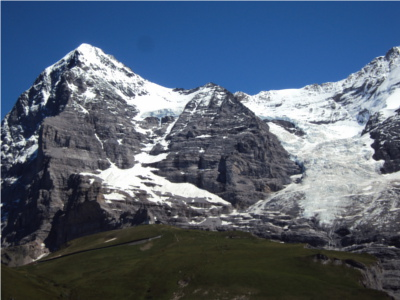
#> input picture data/mountain_1.jpeg, 400 x 300 px, found by its file name
$ jupyter execute --allow-errors Visual_Features_RANSAC.ipynb   (shell and % lines are left out)
#> lines starting #> are read from the running program, lines starting #| are printed output that depends on the picture; after the words box and inside, x2 and y2 are one past the last pixel; in counts of white or black regions, pixels touching at a corner belong together
### utils/ex6.py
#!/usr/bin/env python3
# -*- coding: utf-8 -*-
# Author : Zoheb Abai
# Repo : https://github.com/ZohebAbai/mobile_sensing_robotics/

import cv2
import numpy as np
import matplotlib.pyplot as plt
import imageio
import imutils
from scipy import ndimage
from sklearn.cluster import KMeans


# [39 lines left out: function compute_corners, not called in this run]


def compute_descriptors(I, method='sift'):
    """
    Computes a 128 bit descriptor as described in the lecture.
    Parameters
    ----------
    I : float [MxN]
        grayscale image as a 2D numpy array

    method : string
        key points and feature descriptors using an specific method

    Returns
    -------
    kps : numpy array [num_corners x 2]
        Coordinates of the detected corners.
    features : numpy array [num_corners x 128]
        128 bit descriptors  corresponding to each corner keypoint

    """
    # detect and extract features from the image
    if method == 'sift':
        descriptor = cv2.SIFT_create()
    elif method == 'surf':
        descriptor = cv2.xfeatures2d.SURF_create()
    elif method == 'brisk':
        descriptor = cv2.BRISK_create()
    elif method == 'orb':
        descriptor = cv2.ORB_create()

    # get keypoints and descriptors
    (kps, features) = descriptor.detectAndCompute(I, None)

    return kps, features


def compute_matches(D1, D2):
    """
    Computes matches for two images using the descriptors.
    Uses the Lowe's criterea to determine the best match.

    Parameters
    ----------
    D1 : numpy array [num_corners x 128]
         descriptors for image 1 corners
    D2 : numpy array [num_corners x 128]
         descriptors for image 2 corners

    Returns
    ----------
    M : numpy array [num_matches x 2]
        [cornerIdx1, cornerIdx2] each row contains indices of corresponding keypoints
    """

    # BFMatcher with default params
    bf = cv2.BFMatcher()
    matches = bf.knnMatch(D1, D2, k=2)
    print("Raw matches (knn):", len(matches))

    # Apply ratio test
    good = []
    for m, n in matches:
        if m.distance < 0.75*n.distance:
            good.append(m)

    return good


# [19 lines left out: function plot_matches, not called in this run]


def compute_homography_ransac(C1, C2, M):
    """
    Implements a RANSAC scheme to estimate the homography and the set of inliers.

    Parameters
    ----------
    C1 : numpy array [num_corners x 2]
         corner keypoints for image 1
    C2 : numpy array [num_corners x 2]
         corner keypoints for image 2
    M  : numpy array [num_matches x 2]
        [cornerIdx1, cornerIdx2] each row contains indices of corresponding keypoints

    Returns
    ----------
    H_final : numpy array [3 x 3]
            Homography matrix which maps in point image 1 to image 2
    M_final : numpy array [num_inlier_matches x 2]
            [cornerIdx1, cornerIdx2] each row contains indices of inlier matches
    """

    kps1 = np.float32([kp.pt for kp in C1])
    kps2 = np.float32([kp.pt for kp in C2])

    # construct the two sets of points
    pts1 = np.float32([kps1[m.queryIdx] for m in M])
    pts2 = np.float32([kps2[m.trainIdx] for m in M])

    # estimate the homography between the sets of points
    (H, status) = cv2.findHomography(pts1, pts2, cv2.RANSAC, 5.0)

    return H, M


# Calculate the geometric distance between estimated points and original points, namely residuals.
# [81 lines left out: functions compute_residual, calculate_homography_four_matches, not called in this run]

### Visual_Features_RANSAC.ipynb
<a href="https://colab.research.google.com/github/ZohebAbai/mobile_sensing_robotics/blob/main/Visual_Features_RANSAC.ipynb" target="_parent"></a>

# Exercise 3 - Visual Features and RANSAC

In this exercise, you will implement a visual feature detector and descriptor to find correspondences/matches between two images together. You will then use these matches to stich these images together within a RANSAC routine to deal with outliers.

**To save time and resources, we will use opencv functions instead of creating functions from scratch.**

**Upgrade OpenCV version in Colab**

[cell 1]
import cv2
print(cv2.__version__)

## 3.1 Implement a feature detector [5.0]

Your goal is to implement a feature detector as explained in the lecture. Implement both the Harris-Corner detector and Shi-Tomasi corner criteria  in the function. Implement the ``compute_corners`` function. It takes as input:

    I : float [MxN]
        grayscale image

    type :  string
            corner type ('harris' or 'Shi-Tomasi')

    T:  float
        threshold for corner detection

and returns:

    corners : numpy array [num_corners x 2]
              Coordinates (x,y) of the detected corners.

Test your implementation on the 'checkerboard.jpg' image and verify that the detections are correct.

** Hints **:

1. You may use 'ndimage.convolve' function from the scipy library to perform 2D convolution.

[cell 2]
import numpy as np
import cv2
import imageio
import imutils
import matplotlib.pyplot as plt
import ex6

# read images and transform them to grayscale
I_checkerboard = cv2.imread('checkerboard.png')
# Convert to grayscale
#> (the rest of this cell did not finish here and is left out)

## 3.2 Compute a feature descriptor [5.0]

The next task is to implement a feature descriptor as explained in the lecture. The descriptor for each keyppoint should 128 bits. Implement the ``compute_descriptors`` function. It takes as input:

    I : float [MxN]
        grayscale image as a 2D numpy array
    corners : numpy array [num_corners x 2]
              Coordinates of the detected corners.

and returns:

    D : numpy array [num_corners x 128]
        128 bit descriptors  corresponding to each corner keypoint

Test your implementation on the 'checkerboard.jpg' image.

** Hints **:

1. You may use think of re-using the gradient information from ``compute_corners`` for computing descriptors.

**Image Source:**
"Github: daeyun Image-Stitching Test Images", 2016. [Online]. Available: https://github.com/daeyun/Image-Stitching/tree/master/img/hill.

[cell 3]
# read images and transform them to grayscale
queryImg = imageio.imread('mountain_1.jpeg')
#> queryImg is the input picture: shape (300, 400, 3); mean R, G, B 82.9, 95.7, 113.4
queryImg_gray = cv2.cvtColor(queryImg, cv2.COLOR_RGB2GRAY)
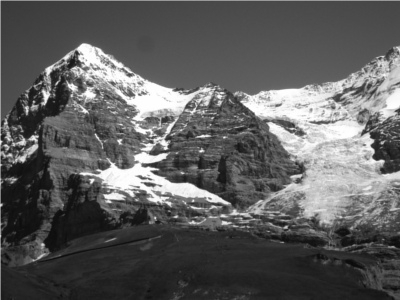
#> queryImg_gray: shape (300, 400); min 9, max 255, mean 93.9

# Make sure that the train image is the image that will be transformed
trainImg = imageio.imread('mountain_2.jpeg')
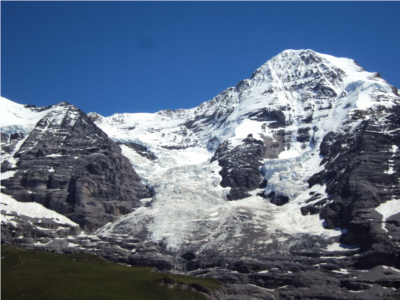
#> input picture data/mountain_2.jpeg, 400 x 300 px, found by its file name
#> trainImg is the input picture: shape (300, 400, 3); mean R, G, B 93, 108.6, 131
trainImg_gray = cv2.cvtColor(trainImg, cv2.COLOR_RGB2GRAY)
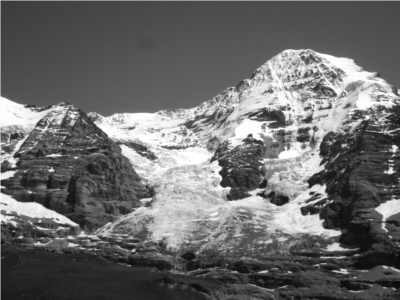
#> trainImg_gray: shape (300, 400); min 8, max 255, mean 106.5

fig, (ax1, ax2) = plt.subplots(nrows=1, ncols=2, constrained_layout=False, figsize=(16,9))
ax1.imshow(queryImg, cmap="gray")
ax1.set_xlabel("Query image", fontsize=14)

ax2.imshow(trainImg, cmap="gray")
ax2.set_xlabel("Train image (Image to be transformed)", fontsize=14)

plt.show()
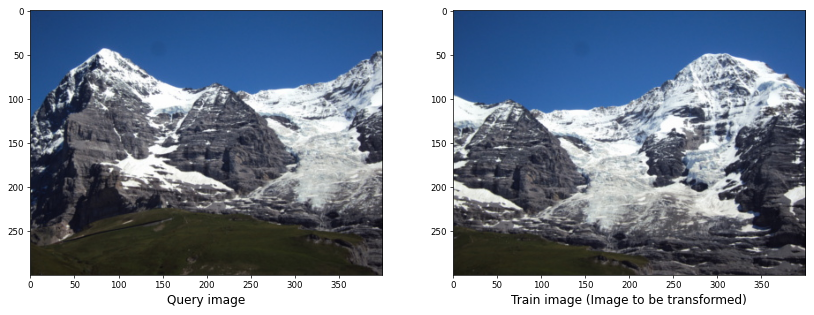
#> figure drawn by matplotlib, 2 panels

[cell 4]
# compute the keypoints and feature descriptor for the two images
kps1, features1 = ex6.compute_descriptors(queryImg_gray, method = 'orb')
#> in compute_descriptors, `(kps, features) = descriptor.detectAndCompute(I, None)`: kps = 500 keypoints; strongest (x, y, size): (166, 148, 31), (92, 180, 31), (152, 171, 31), (167, 142, 31)
#> kps1 has the same summary as kps in compute_descriptors
kps2, features2 = ex6.compute_descriptors(trainImg_gray, method = 'orb')
#> in compute_descriptors (call 2), `(kps, features) = descriptor.detectAndCompute(I, None)`: kps = 500 keypoints; strongest (x, y, size): (250, 135, 31), (219, 172, 31), (221, 167, 31), (221, 184, 37.2)
#> kps2 has the same summary as kps in compute_descriptors

[cell 5]
# display the keypoints and features detected on both images
fig, (ax1,ax2) = plt.subplots(nrows=1, ncols=2, figsize=(20,8), constrained_layout=False)
ax1.imshow(cv2.drawKeypoints(queryImg_gray, kps1, None, color=(255,0,0)))
ax1.set_xlabel("Query Image", fontsize=14)
ax2.imshow(cv2.drawKeypoints(trainImg_gray, kps2, None, color=(255,0,0)))
ax2.set_xlabel("Train image", fontsize=14)

plt.show()
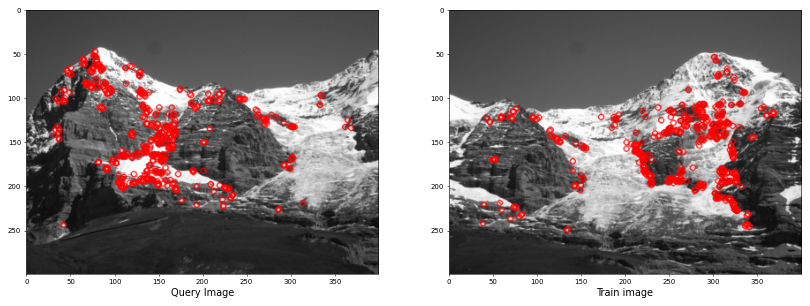
#> figure drawn by matplotlib, 2 panels

## 3.3 Compute correspondences for the images [5.0]

Now, the goal is to compute correspondences (matches) between two images based on the descriptors computed in the previous task. The descriptors can be compared by computing a score in a one vs all fashion, and a match should be accepted if it meets the Lowe's critera as described in the lecture.

Implement the function `compute_matches`. It takes as input:

    D1 : numpy array [num_corners x 128]
         descriptors for image 1 keypoints

    D2 : numpy array [num_corners x 128]
         descriptors for image 2 keypoints

and returns

    M : numpy array [num_matches x 2]
        [cornerIdx1, cornerIdx2] each row contains indices of corresponding keypoints from each image.

Test your implementation on the images used in the previous task and visualize the matches.

[cell 6]
# Matches for harris corner keypoints and corresponding keypoints
matches = ex6.compute_matches(features1, features2)
#> in compute_matches, `matches = bf.knnMatch(D1, D2, k=2)`: matches = 500 matches
#> in compute_matches, `matches = bf.knnMatch(D1, D2, k=2)`:
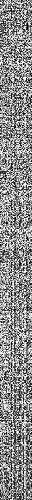
#> D1: shape (500, 32); min 0, max 255, mean 138.9
#| Raw matches (knn): 500
#> after the loop in compute_matches, `for m, n in matches:`: good = 34 matches
#> matches = 34 matches

# Visualize the matches
fig = plt.figure(figsize=(20,8))
img_match = cv2.drawMatches(queryImg, kps1, trainImg, kps2, matches, None, flags=cv2.DrawMatchesFlags_NOT_DRAW_SINGLE_POINTS)
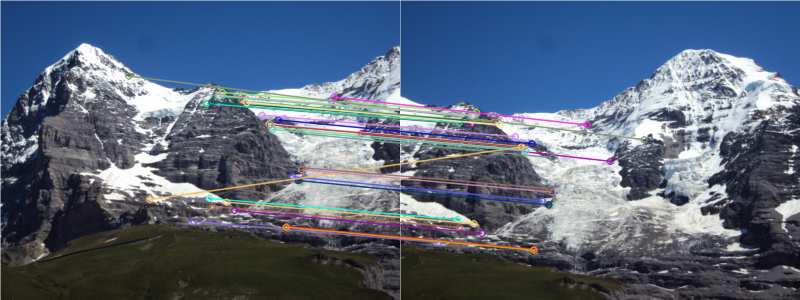
#> img_match: shape (300, 800, 3); mean R, G, B 88.2, 101.8, 121.9
plt.imshow(img_match)
plt.show()

## 3.4 Application: Image Stiching [5.0]

In this part of the assignment, the goal is to stitch two images (which we have used in the previous tasks) together. To stitch these images, we first need to compute a transformation (also called as Homography) between these two images. We will use the matches computed in the previous step to compute the homography.

The matches computed by matching the descriptors usually contain outliers which are bad correspondences. In this task, we want to estimate the transformation (Homography) between the two image despite the presence of outliers in the matches. In order to achieve this, you have to implement a RANSAC based algorithm which estimates the homography and the set of inlier matches.

In order to implement the algorithm, you will need to:
  - For each iteration, randomly choose four feature matches in all found matches in function **compute_homography_ransac()**;
  - Estimate a homography using 4 corresponding points in two images in function **comute_homography_four_matches()**. This function has already been implemented for you.
  - Calculate the geometric distance (error) betweeen the transformed points from first image and the corresponding points in the second image, namely residuals, in function **compute_residual()**;
  - Check all matches with estimated homography matrix and label inliers based on the 'max_inlier_thres' in function **compute_homography_ransac()**;
  - Terminate the procedure if a homography is found which satisfies the inliers codition or exceeds the maximum number iterations the in function **compute_homography_ransac()**.

Refer to the lecture slides for all the details.  After you have implemented all the above, you should have an good estimated homography matrix.

[cell 7]
H, M = ex6.compute_homography_ransac(kps1, kps2, matches)
#> in compute_homography_ransac, `kps1 = np.float32([kp.pt for kp in C1])`: kps1 = 500 pairs, first value 32 to 368, second value 47.52 to 244
#> in compute_homography_ransac, `kps2 = np.float32([kp.pt for kp in C2])`: kps2 = 500 pairs, first value 38 to 368, second value 54 to 249.6
#> in compute_homography_ransac, `pts1 = np.float32([kps1[m.queryIdx] for m in M])`: pts1 = 34 pairs, first value 128.4 to 361.2, second value 75.6 to 226.8
#> in compute_homography_ransac, `pts2 = np.float32([kps2[m.trainIdx] for m in M])`: pts2 = 34 pairs, first value 38 to 243.6, second value 112 to 249.6
#> in compute_homography_ransac, `(H, status) = cv2.findHomography(pts1, pts2, cv2.RANSAC, 5.0)`: H = [[1.15, -0.0652, -168.2], [0.124, 1.08, -5.23], [0.000424, -9.32e-05, 1]]; status = 34 values, max 1 at index 0, min 0 at index 7, mean 0.941
#> M = 34 matches
print(H)
#| [[ 1.15454571e+00 -6.51983965e-02 -1.68166680e+02]
#|  [ 1.23771841e-01  1.07912255e+00 -5.23273091e+00]
#|  [ 4.24410654e-04 -9.32122689e-05  1.00000000e+00]]

## 3.5 Application: Image stiching [5.0]

Use the estimated homography matrix to stitch and plot two images in one figure.

**Hint:** The **warpPerspective** functions of **OpenCV** library can be useful in this task.

[cell 8]
# Apply panorama correction
width = queryImg.shape[1] + trainImg.shape[1]
#> width = 800
height = queryImg.shape[0] + trainImg.shape[0]
#> height = 600

result = cv2.warpPerspective(trainImg, H, (width, height))
result[0:queryImg.shape[0], 0:queryImg.shape[1]] = queryImg

plt.figure(figsize=(20,10))
plt.imshow(result)

plt.axis('off')
plt.show()

[cell 9]
# transform the panorama image to grayscale and threshold it
gray = cv2.cvtColor(result, cv2.COLOR_BGR2GRAY)
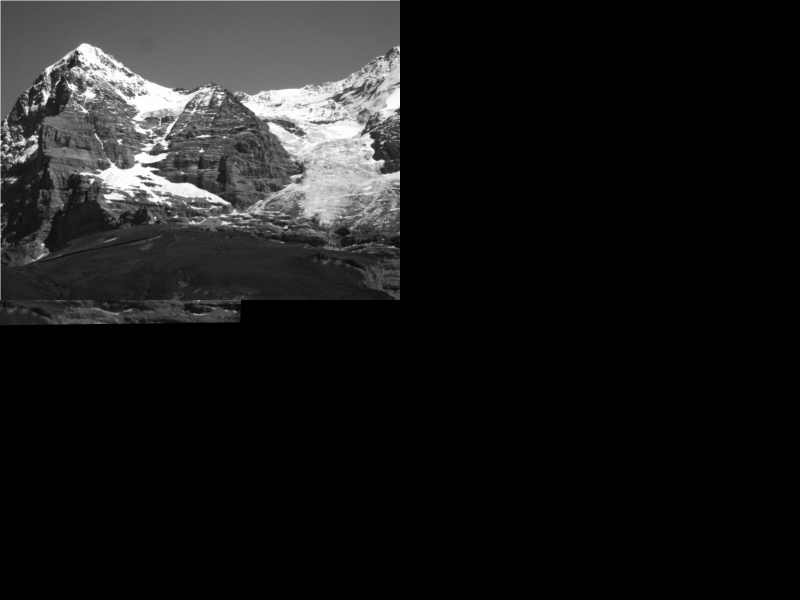
#> gray: shape (600, 800); min 0, max 255, mean 25.5
thresh = cv2.threshold(gray, 0, 255, cv2.THRESH_BINARY)[1]
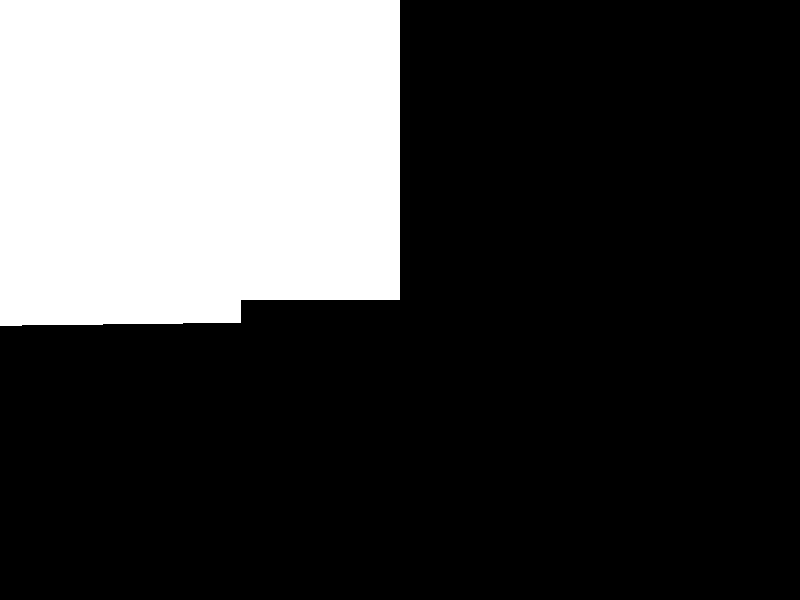
#> thresh: shape (600, 800); 26.2% white; 1 white region

# Finds contours from the binary image
cnts = cv2.findContours(thresh.copy(), cv2.RETR_EXTERNAL, cv2.CHAIN_APPROX_SIMPLE)
#> cnts = 1 contour; box (x1, y1, x2, y2) and area: (0, 0, 400, 326) 125128
cnts = imutils.grab_contours(cnts)

# get the maximum contour area
c = max(cnts, key=cv2.contourArea)
#> c = contour of 13 points, box (x1, y1, x2, y2) (0, 0, 400, 326), area 125128

# get a bbox from the contour area
(x, y, w, h) = cv2.boundingRect(c)
#> x = 0; y = 0; w = 400; h = 326

# crop the image to the bbox coordinates
result = result[y:y + h, x:x + w]
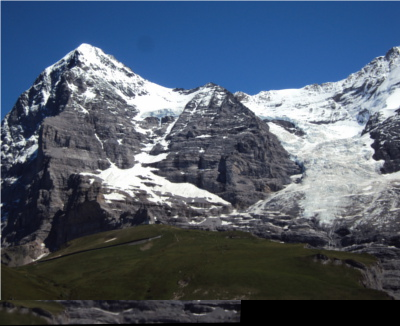
#> result: shape (326, 400, 3); mean R, G, B 78.6, 90.3, 106.7

# show the cropped image
plt.figure(figsize=(20,10))
plt.imshow(result)
